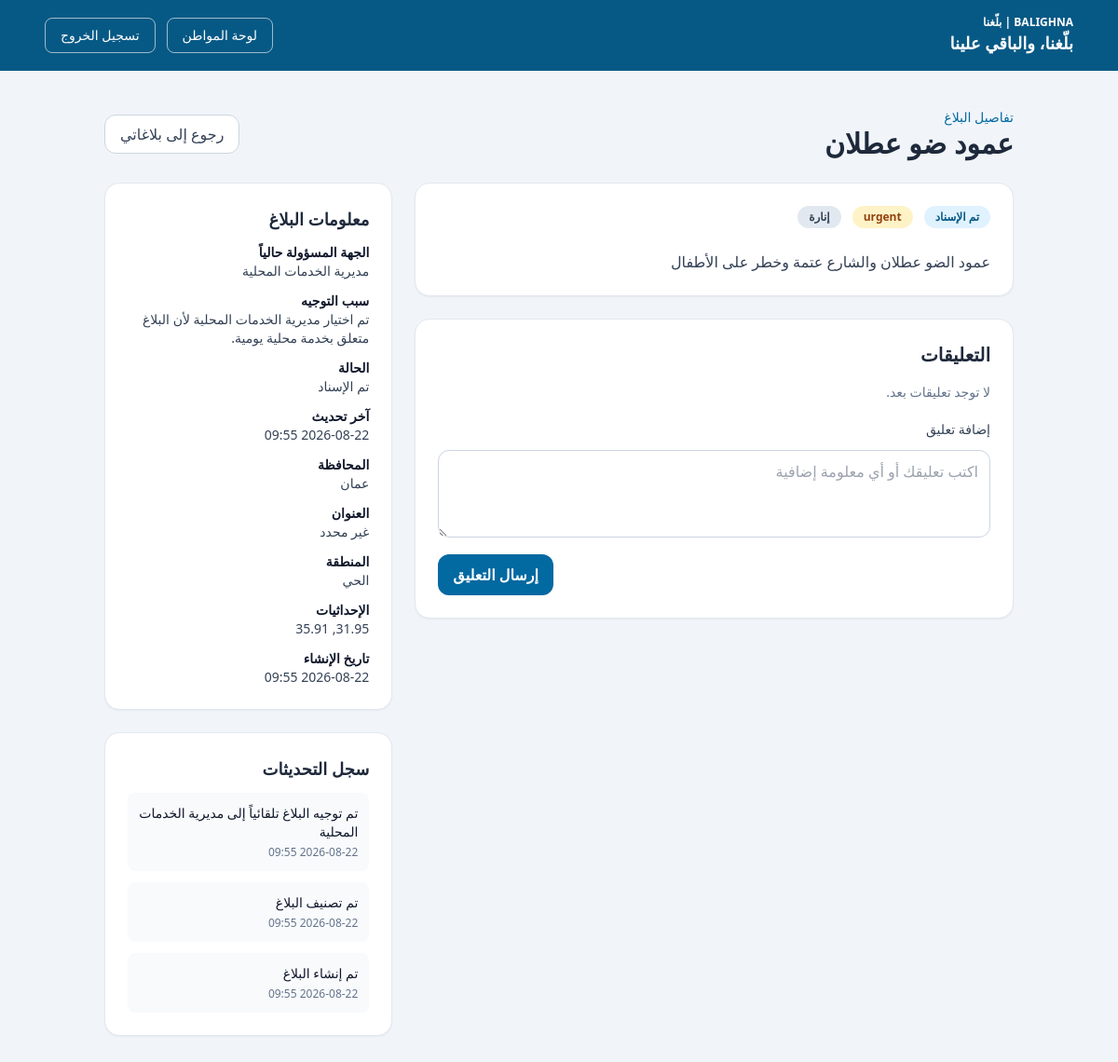
/citizen/complaints/31 (signed in), run on the app's committed database.
### app/models/complaint.py (models this page shows)
class Complaint(Base):
    __tablename__ = "complaints"
    id: Mapped[int] = mapped_column(primary_key=True, index=True)
    user_id: Mapped[int] = mapped_column(ForeignKey("users.id"), nullable=False)
    category_id: Mapped[int | None] = mapped_column(ForeignKey("categories.id"), nullable=True)
    department_id: Mapped[int | None] = mapped_column(ForeignKey("departments.id"), nullable=True)
    title: Mapped[str] = mapped_column(String(255), nullable=False)
    description: Mapped[str] = mapped_column(Text, nullable=False)
    address: Mapped[str | None] = mapped_column(String(255), nullable=True)
    area: Mapped[str | None] = mapped_column(String(255), nullable=True)
    governorate: Mapped[str | None] = mapped_column(String(255), nullable=True)
    latitude: Mapped[float | None] = mapped_column(Float, nullable=True)
    longitude: Mapped[float | None] = mapped_column(Float, nullable=True)
    image_path: Mapped[str | None] = mapped_column(String(500), nullable=True)
    priority: Mapped[str] = mapped_column(String(50), default="medium", nullable=False)
    status: Mapped[str] = mapped_column(String(50), default="new", nullable=False)
    routing_reason: Mapped[str | None] = mapped_column(Text, nullable=True)
    routing_confidence: Mapped[float | None] = mapped_column(Float, nullable=True)
    assigned_at: Mapped[datetime | None] = mapped_column(DateTime(timezone=True), nullable=True)
    resolved_at: Mapped[datetime | None] = mapped_column(DateTime(timezone=True), nullable=True)
    created_at: Mapped[datetime] = mapped_column(DateTime(timezone=True), default=lambda: datetime.now(timezone.utc), nullable=False)
    updated_at: Mapped[datetime] = mapped_column(
        DateTime(timezone=True),
        default=lambda: datetime.now(timezone.utc),
        onupdate=lambda: datetime.now(timezone.utc),
        nullable=False,
    )
    user: Mapped["User"] = relationship(back_populates="complaints")
    category: Mapped["Category"] = relationship(back_populates="complaints")
    department: Mapped["Department"] = relationship(back_populates="complaints")
    comments: Mapped[list["Comment"]] = relationship(back_populates="complaint")
    updates: Mapped[list["ComplaintUpdate"]] = relationship(back_populates="complaint")

### app/models/category.py (models this page shows)
class Category(Base):
    __tablename__ = "categories"
    id: Mapped[int] = mapped_column(primary_key=True, index=True)
    name: Mapped[str] = mapped_column(String(200), nullable=False)
    slug: Mapped[str] = mapped_column(String(200), unique=True, index=True, nullable=False)
    description: Mapped[str | None] = mapped_column(Text, nullable=True)
    created_at: Mapped[datetime] = mapped_column(DateTime(timezone=True), default=lambda: datetime.now(timezone.utc), nullable=False)
    updated_at: Mapped[datetime] = mapped_column(
        DateTime(timezone=True),
        default=lambda: datetime.now(timezone.utc),
        onupdate=lambda: datetime.now(timezone.utc),
        nullable=False,
    )
    complaints: Mapped[list["Complaint"]] = relationship(back_populates="category")

### app/models/department.py (models this page shows)
class Department(Base):
    __tablename__ = "departments"
    id: Mapped[int] = mapped_column(primary_key=True, index=True)
    name: Mapped[str] = mapped_column(String(255), nullable=False)
    slug: Mapped[str] = mapped_column(String(255), unique=True, index=True, nullable=False)
    description: Mapped[str] = mapped_column(Text, nullable=False)
    scope: Mapped[str] = mapped_column(String(50), nullable=False, default="directorate")
    created_at: Mapped[datetime] = mapped_column(DateTime(timezone=True), default=lambda: datetime.now(timezone.utc), nullable=False)
    updated_at: Mapped[datetime] = mapped_column(
        DateTime(timezone=True),
        default=lambda: datetime.now(timezone.utc),
        onupdate=lambda: datetime.now(timezone.utc),
        nullable=False,
    )
    complaints: Mapped[list["Complaint"]] = relationship(back_populates="department")

### app/models/complaint_update.py (models this page shows)
class ComplaintUpdate(Base):
    __tablename__ = "complaint_updates"
    id: Mapped[int] = mapped_column(primary_key=True, index=True)
    complaint_id: Mapped[int] = mapped_column(ForeignKey("complaints.id"), nullable=False)
    user_id: Mapped[int] = mapped_column(ForeignKey("users.id"), nullable=False)
    old_status: Mapped[str | None] = mapped_column(String(50), nullable=True)
    new_status: Mapped[str | None] = mapped_column(String(50), nullable=True)
    note: Mapped[str | None] = mapped_column(Text, nullable=True)
    created_at: Mapped[datetime] = mapped_column(DateTime(timezone=True), default=lambda: datetime.now(timezone.utc), nullable=False)
    complaint: Mapped["Complaint"] = relationship(back_populates="updates")
    user: Mapped["User"] = relationship(back_populates="complaint_updates")

### app/routers/auth.py (the view)
@router.get("/citizen/complaints/{complaint_id}")
async def complaint_detail(
    request: Request,
    complaint_id: int,
    user: User = Depends(require_role("citizen")),
    db: Session = Depends(get_db),
):
    complaint = db.scalar(
        select(Complaint)
        .options(*complaint_detail_options())
        .where(Complaint.id == complaint_id, Complaint.user_id == user.id)
    )
    if complaint is None:
        raise HTTPException(status_code=status.HTTP_404_NOT_FOUND, detail="Complaint not found")
    complaint.updates = sorted(complaint.updates, key=lambda item: item.created_at, reverse=True)
    complaint.comments = sorted(complaint.comments, key=lambda item: item.created_at)
    return templates.TemplateResponse(
        request,
        "complaint_details.html",
        {
            "title": "تفاصيل البلاغ",
            "slogan": settings.project_slogan,
            "user": user,
            "complaint": complaint,
            "status_labels": STATUS_LABELS,
        },
    )

### app/templates/complaint_details.html (shortened to what this page needs)
<!DOCTYPE html>
<html lang="ar" dir="rtl">
  <head>
    <script src="https://cdn.tailwindcss.com"></script>
  </head>
  <body class="bg-slate-100 text-slate-800" dir="rtl">
    <nav class="bg-sky-800 text-white">
      <div class="mx-auto flex max-w-6xl items-center justify-between px-6 py-4">
        <div>
          <div class="text-xs font-semibold">BALIGHNA | بلّغنا</div>
          <div class="text-lg font-bold">{{ slogan }}</div>
        </div>
        <div class="flex items-center gap-3">
          <a href="/citizen" class="rounded-lg border border-white/60 px-4 py-2 text-sm font-medium hover:bg-white/10">لوحة المواطن</a>
          <form method="post" action="/logout">
            <button type="submit" class="rounded-lg border border-white/60 px-4 py-2 text-sm font-medium hover:bg-white/10">تسجيل الخروج</button>
          </form>
        </div>
      </div>
    </nav>
    <main class="mx-auto max-w-5xl px-6 py-10">
      <div class="mb-6 flex items-center justify-between">
        <div>
          <p class="text-sm text-sky-700">تفاصيل البلاغ</p>
          <h1 class="text-3xl font-bold">{{ complaint.title }}</h1>
        </div>
        <a href="/citizen/complaints" class="rounded-xl border border-slate-300 bg-white px-4 py-2 font-medium text-slate-700 hover:bg-slate-50">رجوع إلى بلاغاتي</a>
      </div>
      <div class="grid gap-6 lg:grid-cols-3">
        <div class="lg:col-span-2 space-y-6">
          <div class="rounded-2xl border border-slate-200 bg-white p-6 shadow-sm">
            <div class="flex flex-wrap gap-3">
              <span class="rounded-full bg-sky-100 px-3 py-1 text-xs font-semibold text-sky-800">{{ status_labels.get(complaint.status, complaint.status) }}</span>
              <span class="rounded-full bg-amber-100 px-3 py-1 text-xs font-semibold text-amber-800">{{ complaint.priority }}</span>
              {% if complaint.category %}
              <span class="rounded-full bg-slate-200 px-3 py-1 text-xs font-semibold text-slate-700">{{ complaint.category.name }}</span>
              {% endif %}
            </div>
            <p class="mt-6 whitespace-pre-line text-slate-700">{{ complaint.description }}</p>
          </div>
          <div class="rounded-2xl border border-slate-200 bg-white p-6 shadow-sm">
            <h2 class="mb-4 text-xl font-bold">التعليقات</h2>
            <div class="space-y-3">
              {% for comment in complaint.comments %}
              <div class="rounded-xl bg-slate-50 p-4 text-sm text-slate-700">
                <div class="font-semibold text-slate-900">{{ comment.user.name if comment.user else 'مستخدم' }}</div>
                <p class="mt-1 whitespace-pre-line">{{ comment.body }}</p>
                <div class="mt-2 text-xs text-slate-500">{{ comment.created_at.strftime('%Y-%m-%d %H:%M') }}</div>
              </div>
              {% else %}
              <p class="text-sm text-slate-500">لا توجد تعليقات بعد.</p>
              {% endfor %}
            </div>
            <form method="post" action="/complaints/{{ complaint.id }}/comments" class="mt-5 space-y-3">
              <label for="comment-body" class="block text-sm font-medium text-slate-700">إضافة تعليق</label>
              <textarea id="comment-body" name="body" rows="3" required class="w-full rounded-xl border border-slate-300 px-3 py-2.5" placeholder="اكتب تعليقك أو أي معلومة إضافية"></textarea>
              <div class="flex justify-end"><button type="submit" class="rounded-xl bg-sky-700 px-4 py-2.5 font-semibold text-white hover:bg-sky-800">إرسال التعليق</button></div>
            </form>
          </div>
        </div>
        <aside class="space-y-6">
          <div class="rounded-2xl border border-slate-200 bg-white p-6 shadow-sm">
            <h2 class="mb-3 text-lg font-bold">معلومات البلاغ</h2>
            <dl class="space-y-3 text-sm text-slate-700">
              <div><dt class="font-semibold text-slate-900">الجهة المسؤولة حالياً</dt><dd>{% if complaint.department %}{{ complaint.department.name }}{% else %}بانتظار تحديد الجهة المختصة{% endif %}</dd></div>
              <div><dt class="font-semibold text-slate-900">سبب التوجيه</dt><dd>{{ complaint.routing_reason or 'بانتظار تحديد سبب التوجيه' }}</dd></div>
              <div><dt class="font-semibold text-slate-900">الحالة</dt><dd>{{ status_labels.get(complaint.status, complaint.status) }}</dd></div>
              <div><dt class="font-semibold text-slate-900">آخر تحديث</dt><dd>{% if complaint.updates %}{{ complaint.updates[0].created_at.strftime('%Y-%m-%d %H:%M') }}{% else %}{{ complaint.created_at.strftime('%Y-%m-%d %H:%M') }}{% endif %}</dd></div>
              <div><dt class="font-semibold text-slate-900">المحافظة</dt><dd>{{ complaint.governorate or 'غير محدد' }}</dd></div>
              <div><dt class="font-semibold text-slate-900">العنوان</dt><dd>{{ complaint.address or 'غير محدد' }}</dd></div>
              <div><dt class="font-semibold text-slate-900">المنطقة</dt><dd>{{ complaint.area or 'غير محدد' }}</dd></div>
              <div><dt class="font-semibold text-slate-900">الإحداثيات</dt><dd>{{ complaint.latitude or 'غير محدد' }}, {{ complaint.longitude or 'غير محدد' }}</dd></div>
              <div><dt class="font-semibold text-slate-900">تاريخ الإنشاء</dt><dd>{{ complaint.created_at.strftime('%Y-%m-%d %H:%M') }}</dd></div>
            </dl>
          </div>
          <div class="rounded-2xl border border-slate-200 bg-white p-6 shadow-sm">
            <h2 class="mb-3 text-lg font-bold">سجل التحديثات</h2>
            <ul class="space-y-3 text-sm text-slate-700">
              {% for update in complaint.updates %}
              <li class="rounded-lg bg-slate-50 p-3">
                <div class="font-medium text-slate-900">{{ update.note or 'تم تحديث البلاغ' }}</div>
                <div class="mt-1 text-xs text-slate-500">{{ update.created_at.strftime('%Y-%m-%d %H:%M') }}</div>
              </li>
              {% else %}
              <li class="rounded-lg bg-slate-50 p-3 text-slate-600">تم إنشاء البلاغ</li>
              {% endfor %}
            </ul>
          </div>
        </aside>
      </div>
    </main>
  </body>
</html>

### data on the page
Complaint: title "عمود ضو عطلان", get "تم الإسناد", priority "urgent", description "عمود الضو عطلان والشارع عتمة وخطر على الأطفال", routing_reason "تم اختيار مديرية الخدمات المحلية لأن البلاغ متعلق بخدمة محلية يومية.", governorate "عمان", address "غير محدد", area "الحي", latitude "31.95", longitude "35.91", created_at "2026-08-22 09:55"
Category: category.name "إنارة"
Department: department.name "مديرية الخدمات المحلية"
ComplaintUpdate: created_at "2026-08-22 09:55", note "تم توجيه البلاغ تلقائياً إلى مديرية الخدمات المحلية"
ComplaintUpdate: note "تم تصنيف البلاغ", created_at "2026-08-22 09:55"
ComplaintUpdate: note "تم إنشاء البلاغ", created_at "2026-08-22 09:55"

### other printed values
{{ slogan }} "بلّغنا، والباقي علينا"
